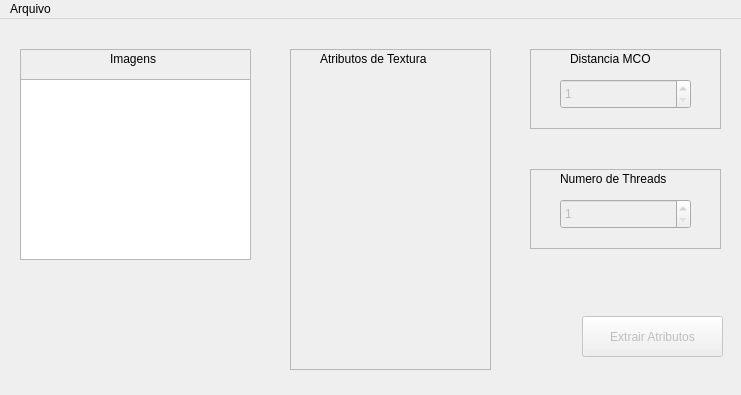
<?xml version="1.0" encoding="UTF-8"?>
<ui version="4.0">
 <class>MainWindow</class>
 <widget class="QMainWindow" name="MainWindow">
  <property name="geometry">
   <rect>
    <x>0</x>
    <y>0</y>
    <width>741</width>
    <height>395</height>
   </rect>
  </property>
  <property name="windowTitle">
   <string>Wagyu 2.0</string>
  </property>
  <widget class="QWidget" name="centralWidget">
   <widget class="QFrame" name="frameIMG">
    <property name="geometry">
     <rect>
      <x>20</x>
      <y>30</y>
      <width>231</width>
      <height>211</height>
     </rect>
    </property>
    <property name="frameShape">
     <enum>QFrame::StyledPanel</enum>
    </property>
    <property name="frameShadow">
     <enum>QFrame::Raised</enum>
    </property>
    <widget class="QLabel" name="lbIMG">
     <property name="geometry">
      <rect>
       <x>90</x>
       <y>0</y>
       <width>66</width>
       <height>20</height>
      </rect>
     </property>
     <property name="text">
      <string>Imagens</string>
     </property>
    </widget>
    <widget class="QTextBrowser" name="tbIMG">
     <property name="geometry">
      <rect>
       <x>0</x>
       <y>30</y>
       <width>231</width>
       <height>181</height>
      </rect>
     </property>
    </widget>
   </widget>
   <widget class="QFrame" name="frameATH">
    <property name="geometry">
     <rect>
      <x>290</x>
      <y>30</y>
      <width>201</width>
      <height>321</height>
     </rect>
    </property>
    <property name="frameShape">
     <enum>QFrame::StyledPanel</enum>
    </property>
    <property name="frameShadow">
     <enum>QFrame::Raised</enum>
    </property>
    <widget class="QLabel" name="labelATH">
     <property name="geometry">
      <rect>
       <x>30</x>
       <y>0</y>
       <width>141</width>
       <height>20</height>
      </rect>
     </property>
     <property name="text">
      <string>Atributos de Textura</string>
     </property>
    </widget>
   </widget>
   <widget class="QFrame" name="frameDMCO">
    <property name="geometry">
     <rect>
      <x>530</x>
      <y>30</y>
      <width>191</width>
      <height>80</height>
     </rect>
    </property>
    <property name="frameShape">
     <enum>QFrame::StyledPanel</enum>
    </property>
    <property name="frameShadow">
     <enum>QFrame::Raised</enum>
    </property>
    <widget class="QLabel" name="labelDMCO">
     <property name="geometry">
      <rect>
       <x>40</x>
       <y>0</y>
       <width>110</width>
       <height>20</height>
      </rect>
     </property>
     <property name="text">
      <string>Distancia MCO</string>
     </property>
    </widget>
    <widget class="QSpinBox" name="spinBoxDMCO">
     <property name="enabled">
      <bool>false</bool>
     </property>
     <property name="geometry">
      <rect>
       <x>30</x>
       <y>30</y>
       <width>131</width>
       <height>30</height>
      </rect>
     </property>
     <property name="minimum">
      <number>1</number>
     </property>
     <property name="value">
      <number>1</number>
     </property>
    </widget>
   </widget>
   <widget class="QFrame" name="frameNT">
    <property name="geometry">
     <rect>
      <x>530</x>
      <y>150</y>
      <width>191</width>
      <height>80</height>
     </rect>
    </property>
    <property name="frameShape">
     <enum>QFrame::StyledPanel</enum>
    </property>
    <property name="frameShadow">
     <enum>QFrame::Raised</enum>
    </property>
    <widget class="QLabel" name="labelNT">
     <property name="geometry">
      <rect>
       <x>30</x>
       <y>0</y>
       <width>131</width>
       <height>20</height>
      </rect>
     </property>
     <property name="text">
      <string>Numero de Threads</string>
     </property>
    </widget>
    <widget class="QSpinBox" name="spinBoxNT">
     <property name="enabled">
      <bool>false</bool>
     </property>
     <property name="geometry">
      <rect>
       <x>30</x>
       <y>30</y>
       <width>131</width>
       <height>30</height>
      </rect>
     </property>
     <property name="minimum">
      <number>1</number>
     </property>
     <property name="value">
      <number>1</number>
     </property>
    </widget>
   </widget>
   <widget class="QPushButton" name="pbExtrair">
    <property name="enabled">
     <bool>false</bool>
    </property>
    <property name="geometry">
     <rect>
      <x>582</x>
      <y>297</y>
      <width>141</width>
      <height>41</height>
     </rect>
    </property>
    <property name="text">
     <string>Extrair Atributos</string>
    </property>
    <property name="checkable">
     <bool>false</bool>
    </property>
   </widget>
  </widget>
  <widget class="QMenuBar" name="menuBar">
   <property name="geometry">
    <rect>
     <x>0</x>
     <y>0</y>
     <width>741</width>
     <height>28</height>
    </rect>
   </property>
   <widget class="QMenu" name="menuArquivo">
    <property name="title">
     <string>Arquivo</string>
    </property>
    <addaction name="actionAbrir"/>
   </widget>
   <addaction name="menuArquivo"/>
  </widget>
  <action name="actionAbrir">
   <property name="text">
    <string>Abrir</string>
   </property>
  </action>
 </widget>
 <layoutdefault spacing="6" margin="11"/>
 <resources/>
 <connections/>
</ui>
